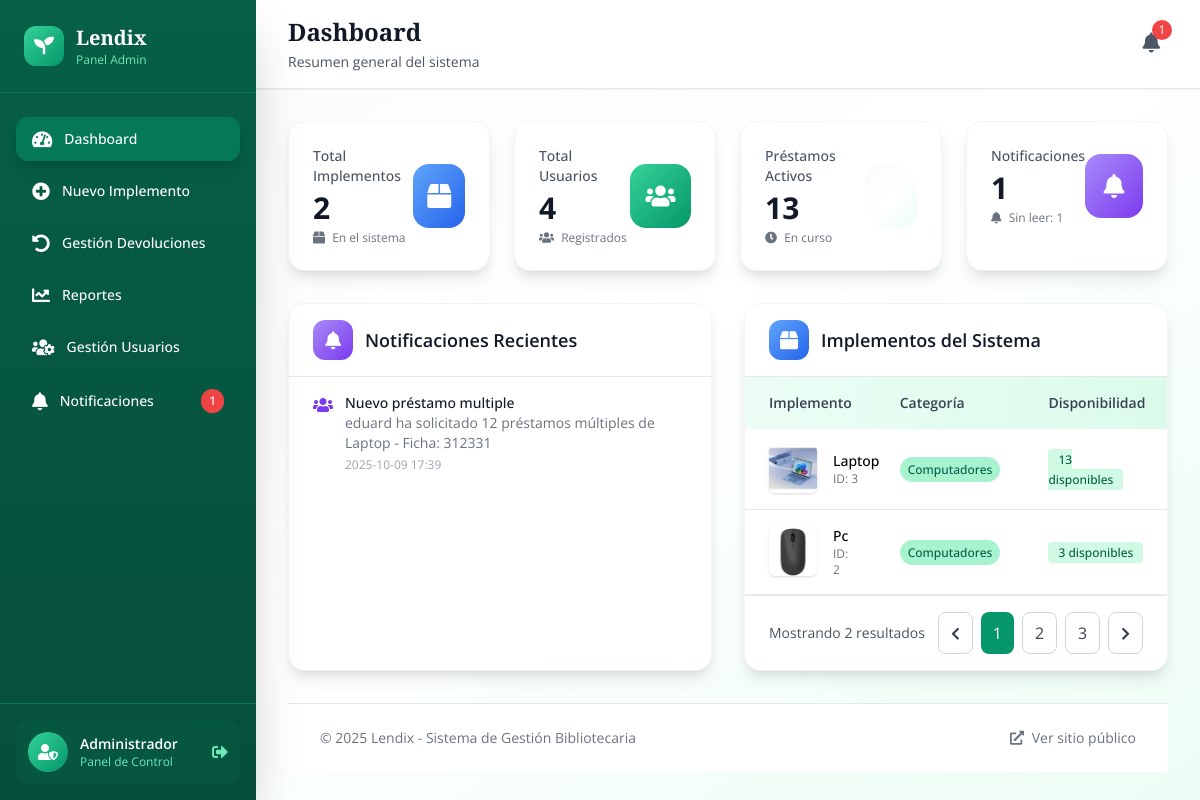
The page /admin/ (signed in) on the database as committed earlier.
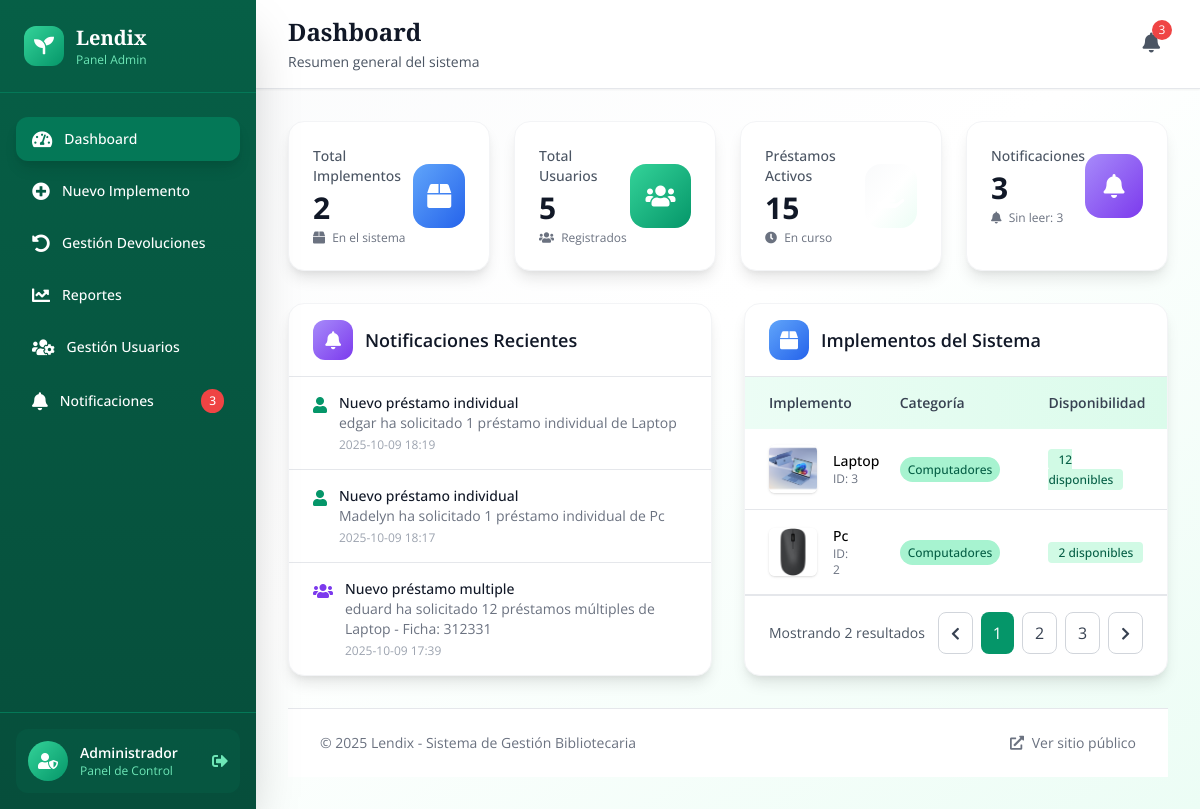
The same page on the database as committed later.
### tables this page shows
CREATE TABLE notificaciones (
                id INTEGER PRIMARY KEY AUTOINCREMENT,
                tipo TEXT NOT NULL CHECK(tipo IN ('prestamo_individual', 'prestamo_multiple', 'devolucion', 'implemento_nuevo')),
                titulo TEXT NOT NULL,
                mensaje TEXT NOT NULL,
                fk_usuario INTEGER,
                fk_prestamo INTEGER,
                leida BOOLEAN DEFAULT 0,
                fecha_creacion TIMESTAMP DEFAULT CURRENT_TIMESTAMP,
                FOREIGN KEY (fk_usuario) REFERENCES usuarios(id),
                FOREIGN KEY (fk_prestamo) REFERENCES prestamos(id)
            );

CREATE TABLE implementos (
                id INTEGER PRIMARY KEY AUTOINCREMENT,
                implemento TEXT NOT NULL,
                descripcion TEXT NOT NULL,
                disponibilidad INTEGER NOT NULL DEFAULT 0,
                categoria TEXT,
                imagen_url TEXT,
                estado TEXT DEFAULT 'Bueno' CHECK(estado IN ('Bueno', 'Desgaste notable', 'Dañado')),
                fecha_creacion TIMESTAMP DEFAULT CURRENT_TIMESTAMP,
                fecha_actualizacion TIMESTAMP DEFAULT CURRENT_TIMESTAMP
            );

### routes/admin.py (the view)
@admin_bp.route('/')
@admin_bp.route('/')
@login_required
def admin():
    if not is_admin():
        flash('No tienes permisos para acceder a esta página', 'error')
        return redirect('/')
    conn = get_db_connection()
    total_implementos = conn.execute('SELECT COUNT(*) as count FROM implementos').fetchone()['count']
    total_usuarios = conn.execute('SELECT COUNT(*) as count FROM usuarios').fetchone()['count']
    total_prestamos = conn.execute('SELECT COUNT(*) as count FROM prestamos').fetchone()['count']
    prestamos_activos = conn.execute('SELECT COUNT(*) as count FROM prestamos WHERE fecha_devolucion IS NULL').fetchone()['count']
    implementos = conn.execute('SELECT * FROM implementos ORDER BY fecha_creacion DESC LIMIT 5').fetchall()
    notificaciones = conn.execute('''
        SELECT n.*, u.nombre as usuario_nombre
        FROM notificaciones n
        LEFT JOIN usuarios u ON n.fk_usuario = u.id
        WHERE n.leida = 0
        ORDER BY n.fecha_creacion DESC
        LIMIT 10
    ''').fetchall()
    usuarios_pendientes = conn.execute('''
        SELECT id, nombre, email, rol, fecha_registro
        FROM usuarios
        WHERE activo = 0
        ORDER BY fecha_registro DESC
        LIMIT 5
    ''').fetchall()
    conn.close()
    return render_template('admin/panel_administrador.html',
                    total_implementos=total_implementos,
                    total_usuarios=total_usuarios,
                    total_prestamos=total_prestamos,
                    prestamos_activos=prestamos_activos,
                    implementos=implementos,
                    notificaciones=notificaciones,
                    usuarios_pendientes=usuarios_pendientes)

### templates/admin/panel_administrador.html (shortened to what this page needs)
{% extends "admin/base_admin.html" %}
{% block page_title %}Dashboard{% endblock %}
{% block page_subtitle %}Resumen general del sistema{% endblock %}
{% block content %}
<div class="grid grid-cols-1 md:grid-cols-2 lg:grid-cols-4 gap-6 mb-8">
    <div class="card-hover bg-white p-6 rounded-2xl shadow-lg border border-gray-100 animate-fade-in-up">
        <div class="flex items-center justify-between">
            <div>
                <p class="text-sm font-medium text-gray-600 mb-1">Total Implementos</p>
                <p class="text-3xl font-bold text-gray-900">{{ total_implementos }}</p>
                <p class="text-xs text-gray-500 mt-1">
                    <i class="fas fa-box mr-1"></i>
                    En el sistema
                </p>
            </div>
            <div class="w-16 h-16 bg-gradient-to-br from-blue-400 to-blue-600 rounded-2xl flex items-center justify-center">
                <i class="fas fa-box text-white text-2xl"></i>
            </div>
        </div>
    </div>
    <div class="card-hover bg-white p-6 rounded-2xl shadow-lg border border-gray-100 animate-fade-in-up" style="animation-delay: 0.1s">
        <div class="flex items-center justify-between">
            <div>
                <p class="text-sm font-medium text-gray-600 mb-1">Total Usuarios</p>
                <p class="text-3xl font-bold text-gray-900">{{ total_usuarios }}</p>
                <p class="text-xs text-gray-500 mt-1">
                    <i class="fas fa-users mr-1"></i>
                    Registrados
                </p>
            </div>
            <div class="w-16 h-16 bg-gradient-to-br from-green-400 to-green-600 rounded-2xl flex items-center justify-center">
                <i class="fas fa-users text-white text-2xl"></i>
            </div>
        </div>
    </div>
    <div class="card-hover bg-white p-6 rounded-2xl shadow-lg border border-gray-100 animate-fade-in-up" style="animation-delay: 0.2s">
        <div class="flex items-center justify-between">
            <div>
                <p class="text-sm font-medium text-gray-600 mb-1">Préstamos Activos</p>
                <p class="text-3xl font-bold text-gray-900">{{ prestamos_activos }}</p>
                <p class="text-xs text-gray-500 mt-1">
                    <i class="fas fa-clock mr-1"></i>
                    En curso
                </p>
            </div>
            <div class="w-16 h-16 bg-gradient-to-br from-orange-400 to-orange-600 rounded-2xl flex items-center justify-center">
                <i class="fas fa-hand-holding text-white text-2xl"></i>
            </div>
        </div>
    </div>
    <div class="card-hover bg-white p-6 rounded-2xl shadow-lg border border-gray-100 animate-fade-in-up" style="animation-delay: 0.3s">
        <div class="flex items-center justify-between">
            <div>
                <p class="text-sm font-medium text-gray-600 mb-1">Notificaciones</p>
                <p class="text-3xl font-bold text-gray-900">{{ notificaciones|length }}</p>
                <p class="text-xs text-gray-500 mt-1">
                    <i class="fas fa-bell mr-1"></i>
                    {% if notificaciones %}
                        {% set notificaciones_no_leidas = notificaciones|selectattr('leida', 'eq', 0)|list|length %}
                        Sin leer: {{ notificaciones_no_leidas }}
                    {% else %}
                        Sin leer: 0
                    {% endif %}
                </p>
            </div>
            <div class="w-16 h-16 bg-gradient-to-br from-purple-400 to-purple-600 rounded-2xl flex items-center justify-center">
                <i class="fas fa-bell text-white text-2xl"></i>
            </div>
        </div>
    </div>
</div>
<div class="grid grid-cols-1 lg:grid-cols-2 gap-8 mb-8">
    {% if notificaciones %}
    <div class="card-hover bg-white rounded-2xl shadow-lg border border-gray-100 animate-fade-in-up">
        <div class="px-6 py-4 border-b border-gray-200">
            <h2 class="text-lg font-semibold text-gray-900 flex items-center">
                <div class="w-10 h-10 bg-gradient-to-br from-purple-400 to-purple-600 rounded-xl flex items-center justify-center mr-3">
                    <i class="fas fa-bell text-white"></i>
                </div>
                Notificaciones Recientes
            </h2>
        </div>
        <div class="divide-y divide-gray-200">
            {% for notificacion in notificaciones[:5] %}
            <div class="px-6 py-4 hover:bg-gray-50 transition">
                <div class="flex items-start space-x-3">
                    <div class="flex-shrink-0">
                        {% if notificacion.tipo == 'prestamo_individual' %}
                            <i class="fas fa-user text-green-600"></i>
                        {% elif notificacion.tipo == 'prestamo_multiple' %}
                            <i class="fas fa-users text-purple-600"></i>
                        {% elif notificacion.tipo == 'devolucion' %}
                            <i class="fas fa-undo text-blue-600"></i>
                        {% elif notificacion.tipo == 'implemento_nuevo' %}
                            <i class="fas fa-plus text-orange-600"></i>
                        {% else %}
                            <i class="fas fa-info-circle text-gray-600"></i>
                        {% endif %}
                    </div>
                    <div class="flex-1 min-w-0">
                        <p class="text-sm font-medium text-gray-900">{{ notificacion.titulo }}</p>
                        <p class="text-sm text-gray-500">{{ notificacion.mensaje }}</p>
                        <p class="text-xs text-gray-400 mt-1">{{ notificacion.fecha_creacion[:16] }}</p>
                    </div>
                </div>
            </div>
            {% endfor %}
        </div>
    </div>
    {% endif %}
<div class="card-hover bg-white rounded-2xl shadow-lg border border-gray-100 overflow-hidden animate-fade-in-up">
    <div class="px-6 py-4 border-b border-gray-200">
        <h2 class="text-lg font-semibold text-gray-900 flex items-center">
            <div class="w-10 h-10 bg-gradient-to-br from-blue-400 to-blue-600 rounded-xl flex items-center justify-center mr-3">
                <i class="fas fa-box text-white"></i>
            </div>
            Implementos del Sistema
        </h2>
    </div>
    <div class="overflow-x-auto">
        <table class="w-full text-sm">
            <thead class="bg-gradient-to-r from-green-50 to-green-100">
                <tr>
                    <th class="px-6 py-4 text-left font-semibold text-gray-700">Implemento</th>
                    <th class="px-6 py-4 text-left font-semibold text-gray-700">Categoría</th>
                    <th class="px-6 py-4 text-left font-semibold text-gray-700">Disponibilidad</th>
                </tr>
            </thead>
        <tbody>
          {% for implemento in implementos %}
          <tr class="border-b hover:bg-green-50 transition">
            <td class="px-6 py-4 flex items-center">
              {% if implemento['imagen_url'] %}
              <img src="{{ url_for('static', filename='uploads/' + implemento['imagen_url']) }}" alt="{{ implemento['implemento'] }}" class="w-12 h-12 rounded-md object-cover mr-4 shadow">
              {% else %}
              <div class="w-12 h-12 rounded-md bg-gray-100 flex items-center justify-center mr-4">
                <i class="fas fa-box text-gray-400"></i>
              </div>
              {% endif %}
              <div>
                <p class="font-medium">{{ implemento['implemento'] }}</p>
                <p class="text-xs text-gray-500">ID: {{ implemento['id'] }}</p>
              </div>
            </td>
            <td class="px-6 py-4">
              <span class="px-2 py-1 bg-green-200 text-green-800 text-xs font-medium rounded-full capitalize">
                {{ implemento['categoria'] }}
              </span>
            </td>
            <td class="px-6 py-4">
              {% if implemento['disponibilidad'] > 0 %}
              <span class="bg-green-100 text-green-800 text-xs font-medium px-2.5 py-0.5 rounded">
                {{ implemento['disponibilidad'] }} disponibles
              </span>
              {% else %}
              <span class="bg-red-100 text-red-800 text-xs font-medium px-2.5 py-0.5 rounded">
                Agotado
              </span>
              {% endif %}
            </td>
          </tr>
          {% endfor %}
        </tbody>
        </table>
    </div>
    {% if implementos %}
    <div class="px-6 py-4 border-t border-gray-200 flex justify-between items-center">
        <p class="text-gray-600 text-sm">Mostrando {{ implementos|length }} resultados</p>
        <div class="flex space-x-2">
            <button class="px-3 py-2 border border-gray-300 rounded-lg bg-white text-gray-700 hover:bg-gray-50 transition-colors">
                <i class="fas fa-chevron-left text-sm"></i>
            </button>
            <button class="px-3 py-2 bg-green-600 text-white rounded-lg">1</button>
            <button class="px-3 py-2 border border-gray-300 rounded-lg bg-white text-gray-700 hover:bg-gray-50 transition-colors">2</button>
            <button class="px-3 py-2 border border-gray-300 rounded-lg bg-white text-gray-700 hover:bg-gray-50 transition-colors">3</button>
            <button class="px-3 py-2 border border-gray-300 rounded-lg bg-white text-gray-700 hover:bg-gray-50 transition-colors">
                <i class="fas fa-chevron-right text-sm"></i>
            </button>
        </div>
    </div>
    {% endif %}
</div>
{% endblock %}

Rows that differ between the two databases and show on the page:
added notificaciones: titulo "Nuevo préstamo individual", mensaje "edgar ha solicitado 1 préstamo individual de Laptop", fecha_creacion "2025-10-09 18:19"
added notificaciones: titulo "Nuevo préstamo individual", mensaje "Madelyn ha solicitado 1 préstamo individual de Pc", fecha_creacion "2025-10-09 18:17"
changed implementos "Laptop": disponibilidad "13" → "12"
changed implementos "Pc": disponibilidad "3" → "2"
Other text that changed with them:
{{ notificaciones_no_leidas }}: "1" → "3"
{{ total_usuarios }}: "4" → "5"
{{ prestamos_activos }}: "13" → "15"
{{ notificaciones|length }}: "1" → "3"
